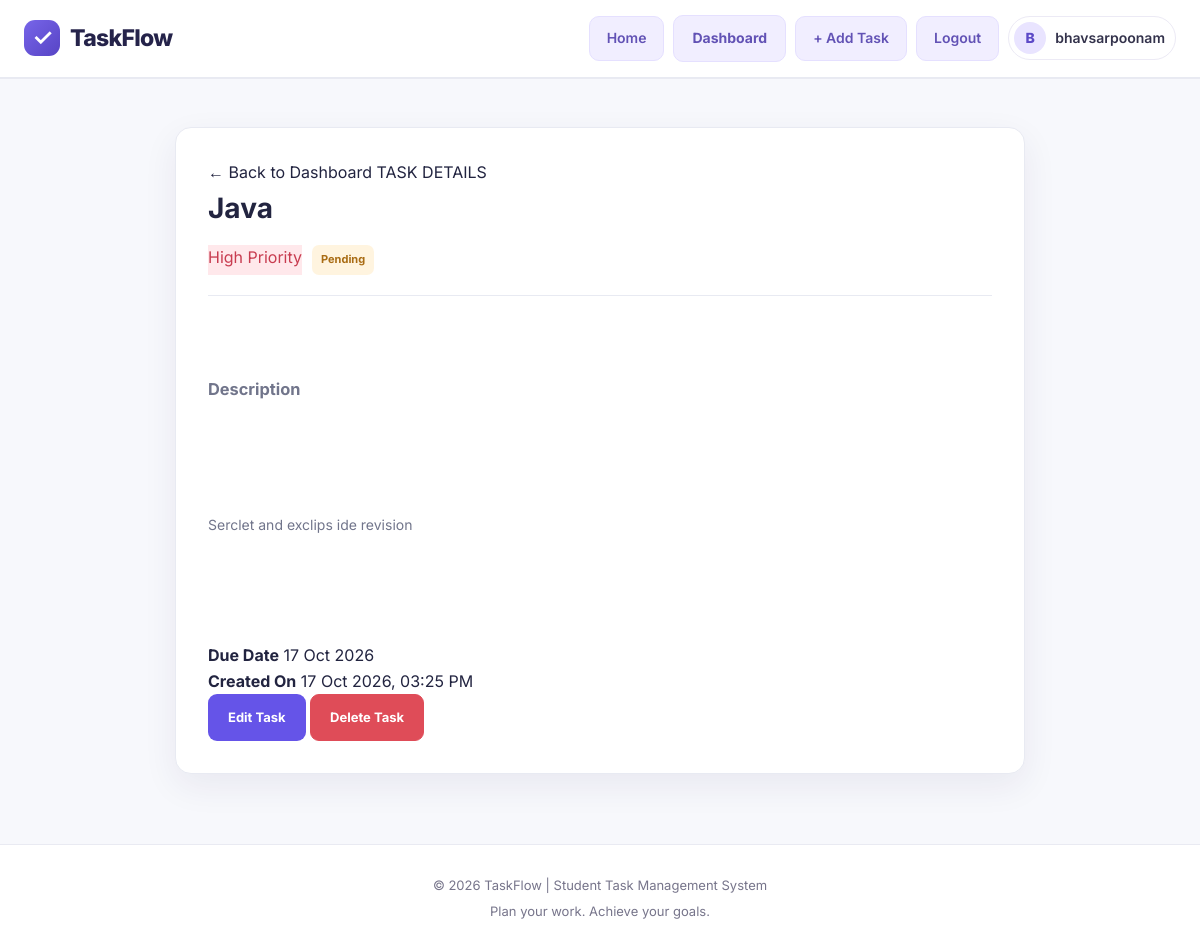
The page /task/2/ (signed in) on the database its author committed.
### tasks/models.py (models this page shows, shortened)
class Task(models.Model):
    PRIORITY_CHOICES = [
        ('Low', 'Low'),
        ('Medium', 'Medium'),
        ('High', 'High'),
    ]
    user = models.ForeignKey(
        User,
        on_delete=models.CASCADE,
        related_name='tasks'
    )
    title = models.CharField(max_length=200)
    description = models.TextField(blank=True)
    priority = models.CharField(
        max_length=10,
        choices=PRIORITY_CHOICES,
        default='Medium'
    )
    due_date = models.DateField(null=True, blank=True)
    completed = models.BooleanField(default=False)
    created_at = models.DateTimeField(auto_now_add=True)

### tasks/views.py (the view)
# urls.py: path('task/<int:pk>/', views.task_detail, name='task_detail'),
@login_required
def task_detail(request, pk):
    task = get_object_or_404(
        Task,
        pk=pk,
        user=request.user
    )
    return render(request, 'tasks/task_detail.html', {'task': task})

### templates/tasks/task_detail.html (shortened to what this page needs)
{% extends 'tasks/base.html' %}
{% block content %}
<section class="form-page">
    <div class="detail-card">
        <a href="{% url 'dashboard' %}" class="back-link">
            ← Back to Dashboard
        </a>
        <span class="eyebrow">TASK DETAILS</span>
        <h1 class="{% if task.completed %}completed-title{% endif %}">
            {{ task.title }}
        </h1>
        <div class="detail-meta">
            <span class="priority priority-{{ task.priority|lower }}">
                {{ task.priority }} Priority
            </span>
            {% if task.completed %}
                <span class="status-badge completed-badge">Completed</span>
            {% else %}
                <span class="status-badge pending-badge">Pending</span>
            {% endif %}
        </div>
        <div class="detail-description">
            <h3>Description</h3>
            {% if task.description %}
                <p>{{ task.description|linebreaksbr }}</p>
            {% else %}
                <p>No description provided.</p>
            {% endif %}
        </div>
        <div class="detail-row">
            <strong>Due Date</strong>
            <span>
                {% if task.due_date %}
                    {{ task.due_date|date:"d M Y" }}
                {% else %}
                    Not specified
                {% endif %}
            </span>
        </div>
        <div class="detail-row">
            <strong>Created On</strong>
            <span>{{ task.created_at|date:"d M Y, h:i A" }}</span>
        </div>
        <div class="detail-actions">
            <a href="{% url 'edit_task' task.pk %}" class="btn btn-primary">
                Edit Task
            </a>
            <a href="{% url 'delete_task' task.pk %}" class="btn btn-danger">
                Delete Task
            </a>
        </div>
    </div>
</section>
{% endblock %}

### templates/tasks/base.html (shortened to what this page needs)
{% load static %}
<!DOCTYPE html>
<html lang="en">
<head>
    <link rel="stylesheet" href="{% static 'css/style.css' %}">
</head>
<body>
    <header class="main-header">
        <div class="navbar">
            <a href="{% url 'home' %}" class="brand">
                <span class="brand-icon">✓</span>
                <span>TaskFlow</span>
            </a>
            <nav class="nav-links">
                <a href="{% url 'home' %}" class="nav-button">
                    Home
                </a>
                {% if user.is_authenticated %}
                    <a href="{% url 'dashboard' %}" class="nav-button">
                        Dashboard
                    </a>
                    <a href="{% url 'add_task' %}" class="nav-button">
                        + Add Task
                    </a>
                    <form method="post" action="{% url 'logout' %}" class="logout-form">
                        <button type="submit" class="nav-button logout-button">
                            Logout
                        </button>
                    </form>
                    <div class="user-menu">
                        <span class="user-avatar">
                            {{ user.username|first|upper }}
                        </span>
                        <span class="nav-username">
                            {{ user.get_full_name|default:user.username }}
                        </span>
                    </div>
                {% endif %}
            </nav>
        </div>
    </header>
    <main class="main-content">
        {% block content %}
        {% endblock %}
    </main>
    <footer class="main-footer">
        <p>© 2026 TaskFlow | Student Task Management System</p>
        <p>Plan your work. Achieve your goals.</p>
    </footer>
</body>
</html>

### rows shown on the page
Task: title "Java", priority "High", description "Serclet and exclips ide revision", due_date "17 Oct 2026", created_at "17 Oct 2026, 03:25 PM"

### other values the page prints
{{ user.username|first|upper }} "B"
{{ user.get_full_name|default:user.username }} "bhavsarpoonam"
